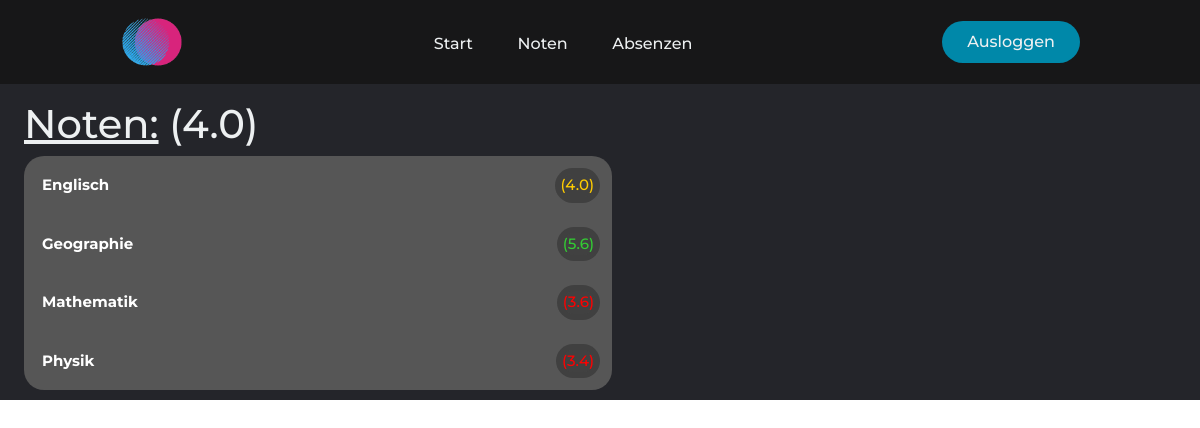
Before: /noten (signed in) with the older database file.
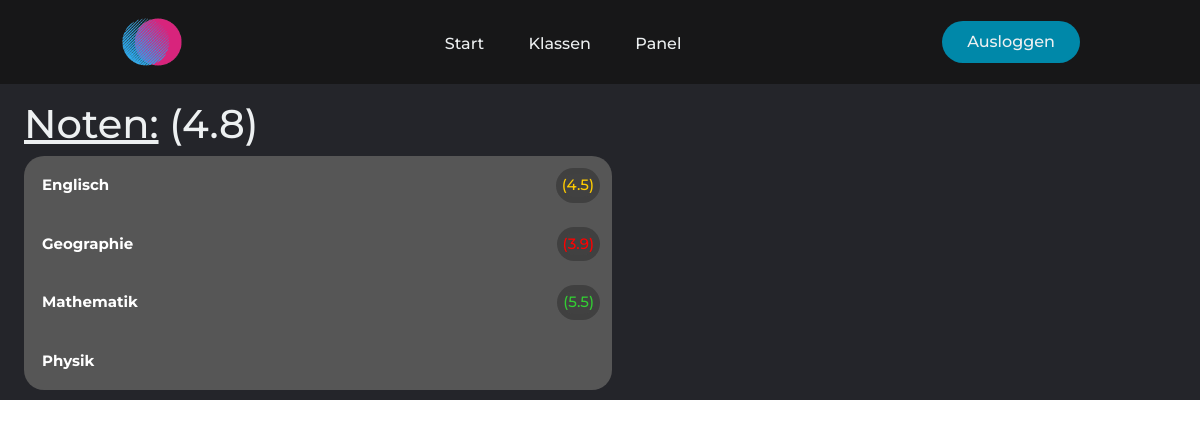
After: the same page with the newer database file.
### mainApp/models.py (models this page shows, shortened)
class Person(AbstractUser):
    klasse = models.ForeignKey(SchoolClass, on_delete=models.CASCADE, blank=True, null=True)
    birth = models.DateField(default=datetime.date.today)
    street = models.CharField(max_length=25, blank=True, null=True)
    street_number = models.IntegerField(validators=[MinValueValidator(0), MaxValueValidator(99)], blank=True, null=True)
    city = models.CharField(max_length=20, blank=True, null=True)
    province = models.CharField(max_length=20, blank=True, null=True)
    code = models.IntegerField(validators=[MinValueValidator(0, MaxValueValidator(9999))], blank=True, null=True)
    def is_teacher(self):
        return self.groups.filter(name='Teacher').exists()

class Test(models.Model):
    student = models.ForeignKey(Person, on_delete=models.CASCADE, blank=True, null=True)
    subject = models.ForeignKey(Subject, on_delete=models.CASCADE, blank=True, null=True)
    thema = models.ForeignKey(Thema, on_delete=models.CASCADE, blank=True, null=True)
    school_class = models.ForeignKey(SchoolClass, on_delete=models.CASCADE, blank=True, null=True)
    grade = models.FloatField(validators=[MinValueValidator(0), MaxValueValidator(6)], blank=True, null=True)
    date = models.DateField(default=datetime.date.today)
    @staticmethod
    def get_grades(student, subjects):
        grades_dict_complete = {}
        for subject in subjects:
            grades_object_list = Test.objects.filter(student=student, subject__name=subject)
            grade_dict_list = []
            for grade in grades_object_list:
                grade_dict = {}
                grade_dict['Note'] = grade.grade
                grade_dict['Datum'] = grade.date.strftime('%d/%m/%Y')
                grade_dict['Thema'] = grade.thema
                grade_dict_list.append(grade_dict)
            grades_dict_complete[subject] = grade_dict_list
        return grades_dict_complete
    @staticmethod
    def get_avg_subject(grades):
        grades_sum_dict = {}
        for key, value in grades.items():
            grades_sum = 0
            grades_length = 0
            for i in value:
                grades_length += 1
                grades_sum += i['Note']
            if grades_length != 0:
                grades_sum_dict[key] = round((grades_sum / grades_length), 1)
        return grades_sum_dict

class Subject(models.Model):
    teacher = models.ForeignKey(Person, on_delete=models.CASCADE, blank=True, null=True)
    name = models.CharField(max_length=20)
    @staticmethod
    def get_subjects():
        object_list = Subject.objects.order_by('name')
        subject_list = []
        for subject in object_list:
            subject_list.append(subject.name)
        return subject_list

### mainApp/views.py (the view)
# urls.py: path('noten', views.noten, name='noten'),
def noten(request):
    if request.user.is_authenticated:  # if user is logged in
        subject_list = Subject.get_subjects()
        grades = Test.get_grades(student=request.user.id, subjects=subject_list)
        grades_sum_dict = Test.get_avg_subject(grades=grades)
        return render(request, 'noten.html', {'grades_dict': grades, 'grades_sum_dict': grades_sum_dict})
    else:  # else redirect to login page
        return redirect('loginForm:login')

### mainApp/models.py (called while the page is built)
    def __str__(self):
        return f'{self.thema}'

### mainApp/templatetags/main_extra.py (called while the page is built)
@register.filter
def get_item(dictionary, key):
    return dictionary.get(key)

@register.filter
def get_class_button(local_dict, item):
    local_list = list(local_dict)
    if local_list.index(item) == 0:
        return 'collapsible top-collapsible'
    elif local_list.index(item) == len(local_list) - 1:
        return 'collapsible bottom-collapsible'
    return 'collapsible'

@register.filter
def get_average_all(student_id):
    grades_object_list = Test.objects.filter(student__id=student_id)
    grades_list = []
    if grades_object_list:
        for grade in grades_object_list:
            grades_list.append(grade.grade)
        grades_list_sum = sum(grades_list)
        return round(grades_list_sum / len(grades_list), 1)
    return None

@register.filter
def get_avg_class(klasse, thema):
    grades_object_list = Test.objects.filter(school_class=klasse, thema=thema)
    grades = []
    if grades_object_list:
        for grade in grades_object_list:
            grades.append(grade.grade)
        return sum(grades) / len(grades)
    return None

### mainApp/templates/noten.html (shortened to what this page needs)
{% extends 'layout.html' %}
{% load main_extra %}
{% block body %}
    <main>
        <div class="personal-info">
            <h1>
                <u>Noten:</u> {% if grades_dict %}({{ user.id|get_average_all }}){% endif %}
            </h1>
            {% if grades_dict %}
                {% for subject, grades in grades_dict.items %}
                    <button class="{{ grades_dict.keys|get_class_button:subject }}" type="button" onclick="collapse_show_button(this)">
                        <strong>{{ subject }}</strong> {% if grades_sum_dict|get_item:subject != None %}<div class="noten-avg note-align-right">({{ grades_sum_dict|get_item:subject }})</div>{% endif %}
                    </button>
                {% endfor %}
                {% else %}
                <p>Noch keine Fächer eingetragen!</p>
            {% endif %}
        </div>
    </main>
{% endblock %}

Changed rows visible on the page:
changed Person: id|get_average_all "4.0" → "4.8"
Other visible differences:
text no longer shown: "Noten Absenzen"
text now shown: "Klassen Panel"
new list line: "Englisch 4.5"
new list line: "Geographie"
new list line: "Mathematik 5.5"
list line gone: "Englisch 4.0"
list line gone: "Geographie 5.6"
list line gone: "Mathematik"
